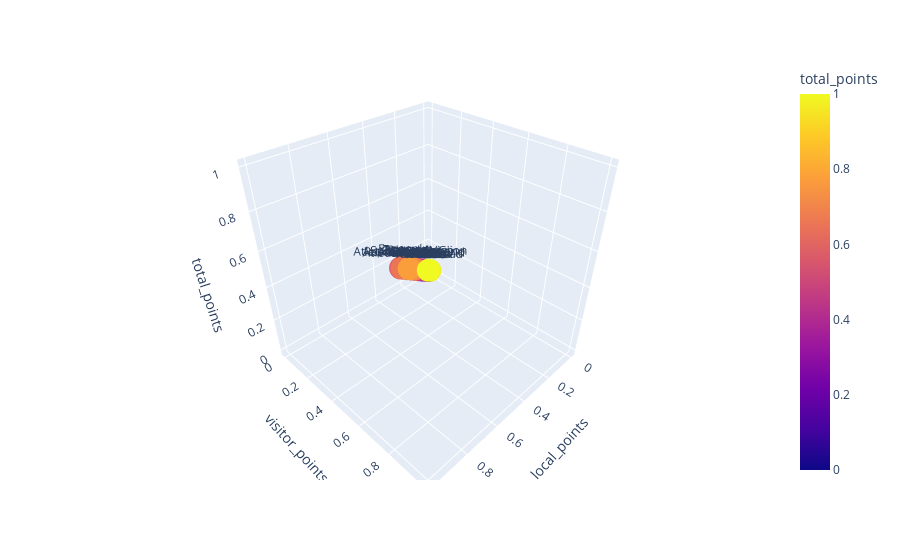

Notebook code cell kept with this figure:
### Code cell
start_season, end_season = "1990-91", "2017-18"
plot_teams_by_ranks(start_season, end_season)

### Figure 1 — Plotly figure (JSON) as saved in the notebook; plotly's stock layout.template omitted (floating-point values rounded to 4 significant figures)
{"data": [{"hovertemplate": "local_points=%{x}<br>visitor_points=%{y}<br>total_points=%{marker.color}<br>TeamName=%{text}<extra></extra>", "legendgroup": "", "marker": {"color": [0.1602, 0.1264, 0.0988, 0.656, 0.7223, 1, 0.4588, 0.05073, 0.007121, 0.4473, 0.08055, 0, 0.6128, 0.07254, 0.02715, 0.5794, 0.02804, 0.2617, 0.00356, 0.0138, 0.08856, 0.02492, 0.0761, 0.02581, 0.1753, 0.006231, 0.09479, 0.3431, 0.3956, 0.02715, 0.01602, 0.05696, 0.3703, 0.2207, 0.2457, 0.04539, 0.9769, 0.5696, 0.06542, 0.03783, 0.3516, 0.6266, 0.2537, 0.2287, 0.7721, 0.3453, 0.4499, 0.006231, 0.4486], "coloraxis": "coloraxis", "symbol": "circle"}, "mode": "markers+text", "name": "", "scene": "scene", "showlegend": false, "text": ["Alaves", "Albacete", "Almeria", "Atletico de Bilbao", "Atletico de Madrid", "Barcelona", "Betis", "Cadiz", "Castellon", "Celta de Vigo", "Compostela", "Cordoba", "Deportivo", "Eibar", "Elche", "Espanol", "Extremadura", "Getafe", "Gimnastic de Tarragona", "Girona", "Granada", "Hercules", "Las Palmas", "Leganes", "Levante", "Lleida", "Logrones", "Malaga", "Mallorca", "Merida", "Murcia", "Numancia", "Osasuna", "Oviedo", "Rayo Vallecano", "Real Burgos", "Real Madrid", "Real Sociedad", "Recreativo de Huelva", "Salamanca", "Santander", "Sevilla", "Sporting de Gijon", "Tenerife", "Valencia", "Valladolid", "Villarreal", "Xerez", "Zaragoza"], "type": "scatter3d", "x": [0.174, 0.1486, 0.1147, 0.7206, 0.7567, 1, 0.4673, 0.06467, 0.01694, 0.4781, 0.09315, 0, 0.6467, 0.07621, 0.02925, 0.652, 0.03849, 0.2902, 0.005389, 0.01386, 0.09777, 0.03849, 0.09931, 0.0331, 0.1986, 0.006159, 0.1078, 0.3695, 0.4349, 0.04003, 0.02694, 0.08006, 0.4149, 0.2679, 0.2625, 0.05543, 0.9746, 0.6366, 0.0662, 0.0562, 0.361, 0.6867, 0.2864, 0.2702, 0.8145, 0.3965, 0.4873, 0.01001, 0.5081], "y": [0.1468, 0.1017, 0.08281, 0.5702, 0.6771, 1, 0.4507, 0.03774, 0, 0.4088, 0.06918, 0.006289, 0.5692, 0.07338, 0.0304, 0.4832, 0.01992, 0.2275, 0.007338, 0.01992, 0.08176, 0.01258, 0.05031, 0.02201, 0.1488, 0.01258, 0.08281, 0.3113, 0.3459, 0.01572, 0.007338, 0.03145, 0.3134, 0.1614, 0.2275, 0.03774, 0.9801, 0.4811, 0.07023, 0.01887, 0.3428, 0.5472, 0.2138, 0.1771, 0.7159, 0.2799, 0.4025, 0.007338, 0.3711], "z": [0.1602, 0.1264, 0.0988, 0.656, 0.7223, 1, 0.4588, 0.05073, 0.007121, 0.4473, 0.08055, 0, 0.6128, 0.07254, 0.02715, 0.5794, 0.02804, 0.2617, 0.00356, 0.0138, 0.08856, 0.02492, 0.0761, 0.02581, 0.1753, 0.006231, 0.09479, 0.3431, 0.3956, 0.02715, 0.01602, 0.05696, 0.3703, 0.2207, 0.2457, 0.04539, 0.9769, 0.5696, 0.06542, 0.03783, 0.3516, 0.6266, 0.2537, 0.2287, 0.7721, 0.3453, 0.4499, 0.006231, 0.4486]}], "layout": {"coloraxis": {"colorbar": {"title": {"text": "total_points"}}, "colorscale": [[0, "#0d0887"], [0.1111, "#46039f"], [0.2222, "#7201a8"], [0.3333, "#9c179e"], [0.4444, "#bd3786"], [0.5556, "#d8576b"], [0.6667, "#ed7953"], [0.7778, "#fb9f3a"], [0.8889, "#fdca26"], [1, "#f0f921"]]}, "legend": {"tracegroupgap": 0}, "margin": {"t": 60}, "scene": {"domain": {"x": [0, 1], "y": [0, 1]}, "xaxis": {"title": {"text": "local_points"}}, "yaxis": {"title": {"text": "visitor_points"}}, "zaxis": {"title": {"text": "total_points"}}}}}
